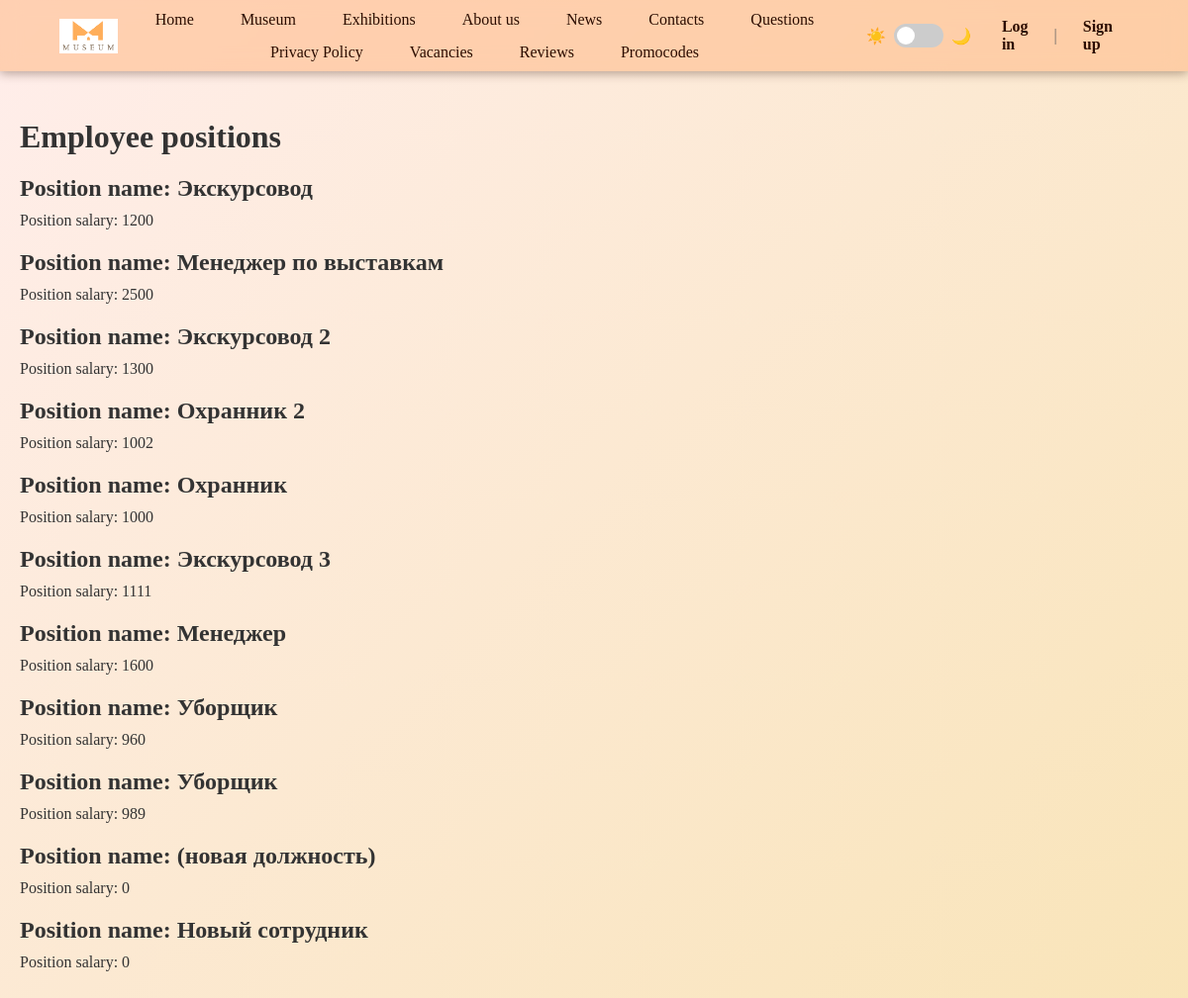
/employee_positions/, run on the app's committed database.
### museum/models.py (models this page shows, shortened)
class EmployeePosition(models.Model):
    name = models.CharField(max_length=255)
    salary = models.IntegerField()

### museum/views.py (the view)
# urls.py: re_path(r'^employee_positions/$', views.EmployeePositionsView.as_view(), name='employee_positions'),
class EmployeePositionsView(View):
    template_name = "employee_positions.html"
    def get(self, request):
        logger.info(f'Employee positions view was accessed')
        context = {'employee_positions': models.EmployeePosition.objects.all()}
        return render(request, self.template_name, context)

### templates/employee_positions.html (shortened to what this page needs)
{% extends "layout.html" %}
{% block content %}
    <h1>Employee positions</h1>
    {% for position in employee_positions %}
        <div >
            <h2>Position name: {{ position.name }}</h2>
            <p>Position salary: {{ position.salary }}</p>
        </div>
    {% endfor %}
{% endblock %}

### static/css/style.css (style rules this page uses)
:root { --bg-color: #ffffff; --text-color: #333333; --header-bg: rgba(255, 188, 140, 0.598); --card-bg: #ffffff; --border-color: #dee2e6; --primary-color: #007bff; --hover-color: #0056b3; --nav-bg: #343a40; --nav-text: #2c0d00; --nav-hover: #f9ba73b1; --main-bg: linear-gradient(135deg, #ffebe8dd 0%, #f7dda5c9 100%); }
body { background: var(--main-bg); color: var(--text-color); transition: background-color 0.3s ease, color 0.3s ease; }
* { box-sizing: border-box; margin: 0; padding: 0; }
html, body { height: 100%; }
body { font-family: Georgia, serif; overflow: auto; }
html, body { margin: 0; padding: 0; min-height: 100vh; background-attachment: fixed; background-size: cover; }
h1, h2, h3, h4, h5 { margin: 20px 0 10px 0; font-weight: bold; }
p { margin-bottom: 10px; }

### data on the page
EmployeePosition: name "Экскурсовод", salary "1200"
EmployeePosition: name "Менеджер по выставкам", salary "2500"
EmployeePosition: name "Экскурсовод 2", salary "1300"
EmployeePosition: name "Охранник 2", salary "1002"
EmployeePosition: name "Охранник", salary "1000"
EmployeePosition: name "Экскурсовод 3", salary "1111"
EmployeePosition: name "Менеджер", salary "1600"
EmployeePosition: name "Уборщик", salary "960"
EmployeePosition: name "Уборщик", salary "989"
EmployeePosition: name "(новая должность)", salary "0"
EmployeePosition: name "Новый сотрудник", salary "0"
